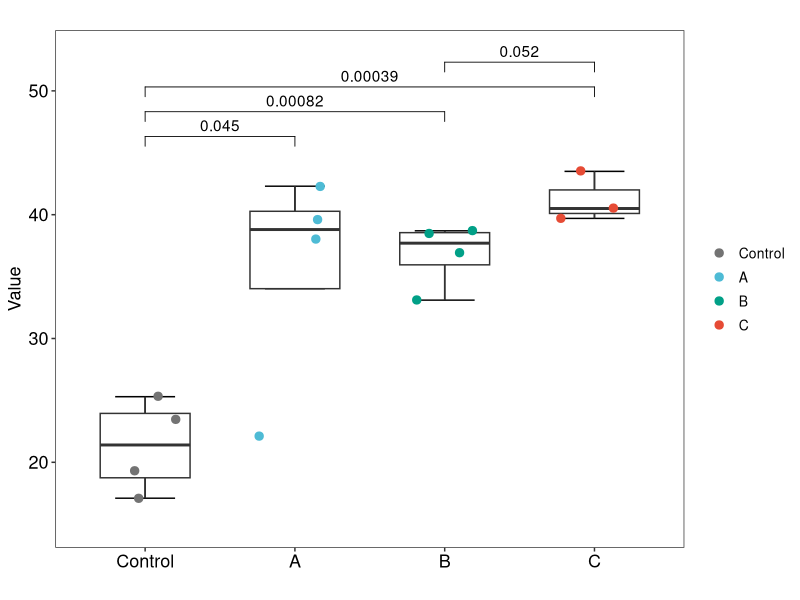
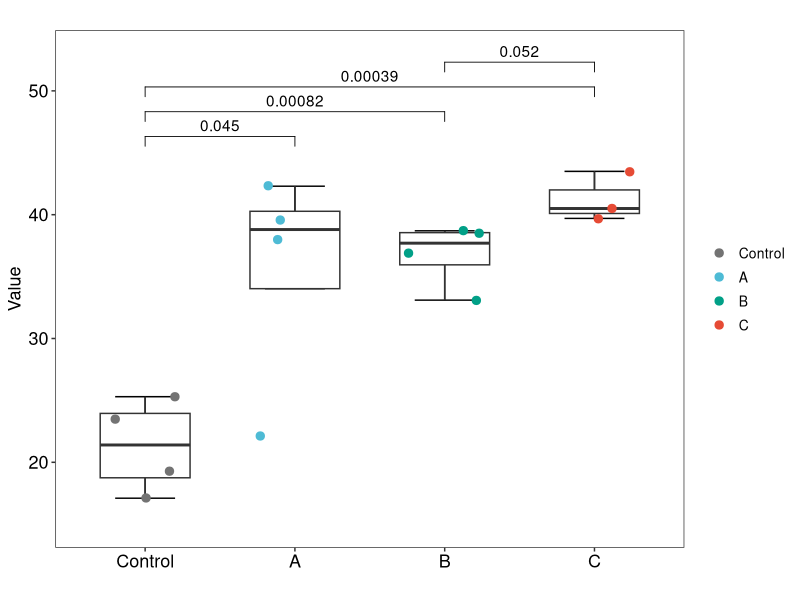

Recreate these plots in R, in order.
# by xileioo

library(ggplot2)
library(ggpubr)
#setwd("D:/study/R/R_PLOT_demo/R_PLOT_demo/1_boxplot/1_1")
mydata <- read.table("1_1_boxplot_stat_input.txt",header = T,sep = "\t",stringsAsFactors = F)
mydata <- na.omit(mydata)
mydata$Group <- factor(mydata$Group,levels = c("Control","A","B","C"))

## PLOT  
my_comparisons <- list(c("Control", "A"), c("Control", "B"), 
                        c("Control", "C"),c("B","C"))
ggplot(mydata, aes(Group,Value)) + 
  stat_boxplot(geom ='errorbar', width = 0.4) +
  geom_boxplot(width = 0.6,outlier.shape = NA) +
  geom_jitter(aes(color=Group),width = 0.25,size=2.5,shape=19) +
  stat_compare_means(comparisons = my_comparisons,method="t.test",label.y =  c(45,47,49,51)) +
  #stat_compare_means(method = "anova") +
  #scale_fill_manual(values = c("#7FCBD7","#857EBB","#CA9DD7","#FACBD3")) +
  scale_color_manual(values = c("#737373","#4EBBD5","#01A087","#E64B35")) + 
  theme_bw()+
  scale_y_continuous(limits = c(15,53)) +
  theme(panel.grid = element_blank(),
        #legend.position = c(0.8,0.3),
        legend.title = element_blank(),
        axis.text=element_text(size=13, colour = "black"),
        axis.title=element_text(size=13),
        plot.title = element_text(size=10,hjust = 0.5),
        legend.text = element_text(size=10))  +
  labs(x = "", y = "Value",title = "")
#ggsave("1_1_boxplot_stat_plot.pdf")
ggsave("1_1_boxplot_stat_plot.png",device = "png")